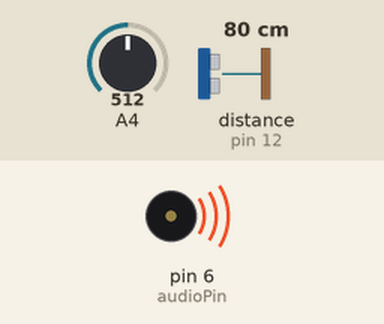
A sketch run on a simulated Arduino Uno, built with avr-gcc and run on an emulated ATmega328P. On the bench: buzzer (waves = sounding). Wiring (inferred from the names in the program): ultrasonic range finder: trigger pin 11; echo pin 12. The inputs (shaded band) are chosen by the test bench; at power-on: A4 = 512, distance to the obstacle (sensor on pin 12) 80 cm. The echo pulse lasts 58.3 µs per cm.

Above: at 0.1 s.
Timing chart, 0 to 40.0 s (numbered marks = the images above):
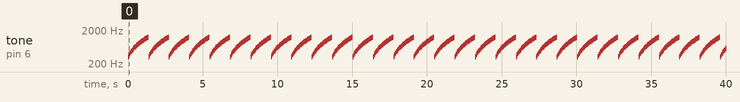

Measured:
- by itself, tone on pin 6 (audioPin): plays 332 Hz for 0.06 s, 372 Hz for 0.06 s, 412 Hz for 0.06 s, 452 Hz for 0.06 s, 492 Hz for 0.06 s, 532 Hz for 0.06 s … (674 notes in this stretch)

The sketch:

audio-from-a-distance.ino
```cpp
const byte audioPin =  6;
const byte trigPin  = 11;
const byte echoPin  = 12;

long duration, cm, inches;

void setup() {
  Serial.begin (9600);
  pinMode(audioPin, OUTPUT);
  pinMode(trigPin, OUTPUT);
  pinMode(echoPin, INPUT);
}

void loop() {
  for (int frequency = 100; frequency < 1000; frequency += 40) {
    int duration = readPotMeter();
    int distance = readDistance();
    tone(audioPin, frequency + distance);
    delay(duration);
  }
}

int readPotMeter() {
  return map(analogRead(A4), 0, 1023, 8, 100);
}

int readDistance() {
  // The sensor is triggered by a HIGH pulse of 10 or more microseconds.
  // Give a short LOW pulse beforehand to ensure a clean HIGH pulse:
  digitalWrite(trigPin, LOW);
  delayMicroseconds(5);
  digitalWrite(trigPin, HIGH);
  delayMicroseconds(10);
  digitalWrite(trigPin, LOW);

  // Read the signal from the sensor: a HIGH pulse whose
  // duration is the time (in microseconds) from the sending
  // of the ping to the reception of its echo off of an object.
  int distance = pulseIn(echoPin, HIGH);

  // Convert the time into a distance
  // cm = (duration/2) / 29.1;     // Divide by 29.1 or multiply by 0.0343
  //  nches = (duration/2) / 74;   // Divide by 74 or multiply by 0.0135

  // meting is soms opeens heel ver weg
  while (distance > 10000) {
    distance = 10000;
  }

  return map(distance, 0, 10000, 0, 500);
}
```
